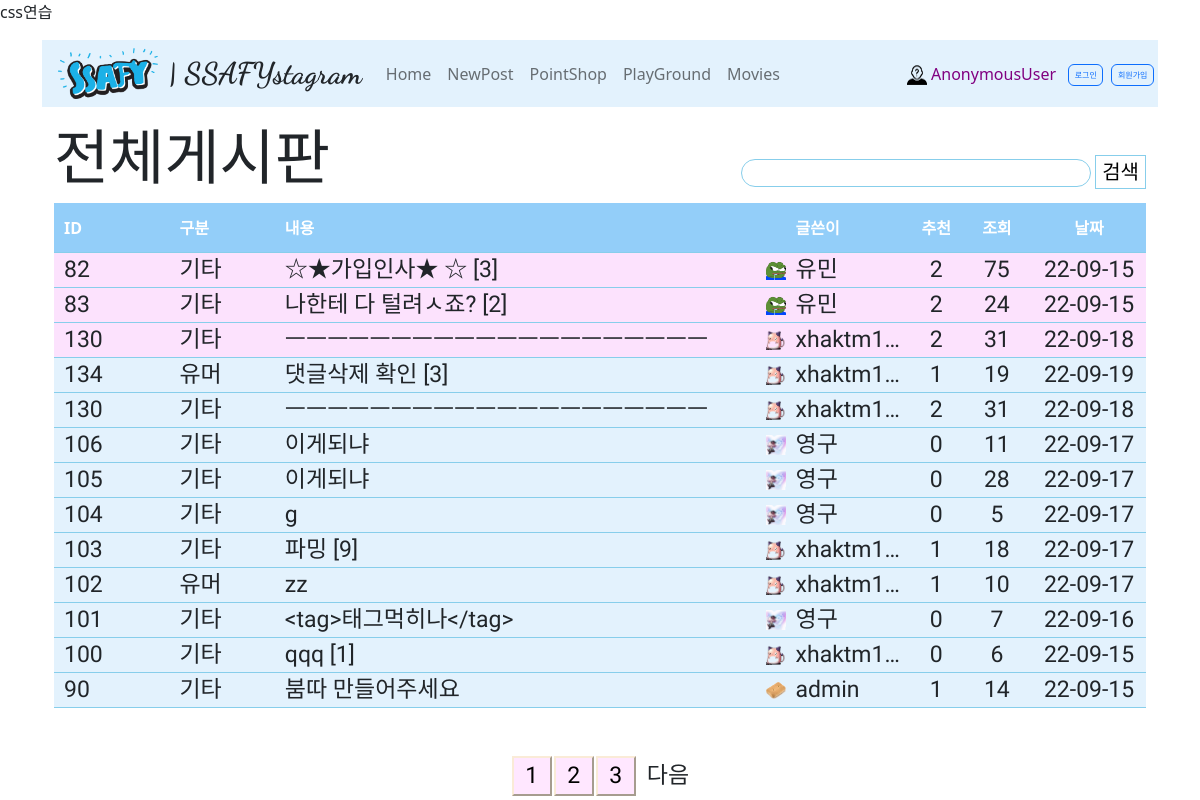
The page /articles/ on the database as committed earlier.
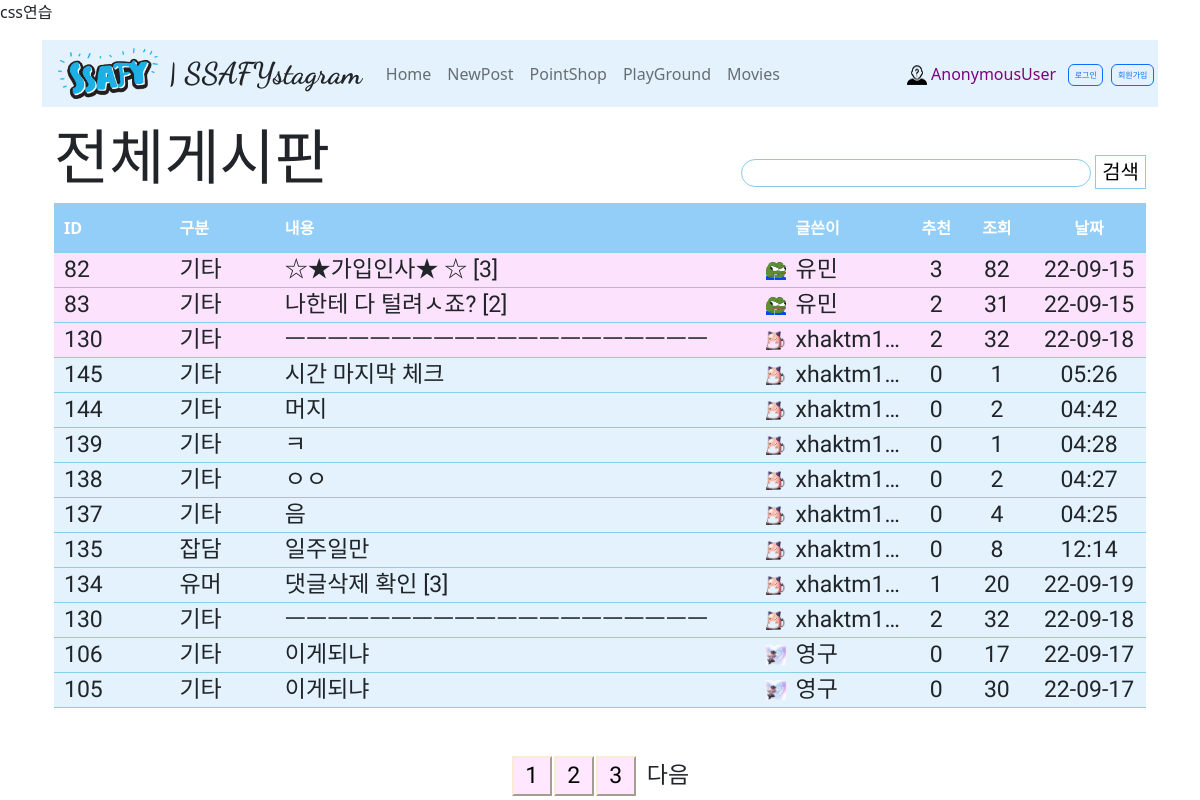
The same page on the database as committed later.
### articles/models.py (models this page shows, shortened)
class Article(models.Model):
    header_choices = (
	('기타', '기타'),
    ('잡담', '잡담'),
    ('유머', '유머'),
    ('게임', '게임'),
    ('일상', '일상'),
    )
    header = models.CharField(max_length=2, choices=header_choices, default='기타')
    username = models.CharField(default='익명',max_length=50)
    title = models.CharField(max_length=30)
    content = models.TextField()
    count = models.IntegerField(default=0)
    up_count = models.IntegerField(default=0)
    comment_count = models.IntegerField(default=0)
    created_at = models.DateTimeField(auto_now_add=True)
    updated_at = models.DateTimeField(auto_now=True)
    def 욕필터(self,str):
        return str.replace("씨팔","**")

class Profile(models.Model):
    username = models.CharField(max_length=50)
    icon_id = models.IntegerField(default=0)
    icon_url = models.TextField(default='icon/gunbbang.png')

### articles/views.py (the view)
# urls.py: path('', views.index, name='index'),
def index(request):
    global interval
    page = int(request.GET.get('page', 1))                      # 요청 페이지를 받아올때 인트값으로, 디폴트 1
    page_size = 10                                              # 보여줄 페이지의 개수
    page_end = page * page_size                                 # 아래에서 게시글을 페이지개수만큼 자를 변수
    page_start = page_end - page_size
    paginations = (len(Article.objects.all()) // page_size) +1  # 모든 게시글개수를 페이지 사이즈만큼 나누고 +1 만큼 페이지네이션 생성
    paginations_size = 3                                        # 페이지네이션 사이즈 (html에도 값 바꿔주어야함)
    if page <= paginations_size:                                # 페이지네이션 사이즈 처리 구간 첫 1,2,3 구간일때
        interval = 1
    if page != 1 and page % paginations_size == 1:              # 페이지가 1이아니고 페이지네이션 사이즈로 나눈 나머지 1일때 (즉 현재설정으론 4페이지)
        interval = page                                         # 글로벌 interval을 page값으로 할당 (아래에 range범위 바꿔서 다시 렌더링 해야함)
    articles = Article.objects.all()[::-1]
    articles = articles[page_start:page_end]                    # 현재 페이지 사이즈 10개만큼 잘라서 렌더링해야함
    time_now = int(time.time())                                 # 타임스탬프로 현재시간 받아오기
    for article in articles:
        article.title = article.욕필터(article.title)
        article_time = int(time.mktime(article.created_at.timetuple()))     # 게시글 작성시간을 타임스탬프화
        article.time_slice = time_now - article_time - 32400                # 중요!! 현재시간에서 작성시간 빼고 32400(시차)만큼 더빼준값을 만듬 (이 값으로 index페이지에서 사용)
        if article.comment_count == 0:
            article.comment_count = ''          # 코멘트 0 이면 빈칸
        else:
             article.comment_count = f' [{ article.comment_count }]'
    article_popular = Article.objects.all().order_by('-up_count')[:3]
    for popular in article_popular:
        popular.title = popular.욕필터(popular.title)
        popular_time = int(time.mktime(popular.created_at.timetuple()))
        popular.time_slice = time_now - popular_time - 32400
        if popular.comment_count == 0:
            popular.comment_count = ''
        else:
             popular.comment_count = f' [{ popular.comment_count}]'
    usernames = list(map(lambda x:x.username, articles))
    usernames2 = list(map(lambda x:x.username, article_popular))
    profiles = Profile.objects.filter(username__in=usernames)
    profiles2 = Profile.objects.filter(username__in=usernames2)
    for article in articles:
        for profile in profiles:
            if profile.username == article.username :
                article.profile = profile.icon_url
    for article in article_popular:
        for pro in profiles2:
            if pro.username == article.username :
                article.profile = pro.icon_url
    context ={
        'articles': articles,
        'article_popular': article_popular,
        'range': range(interval, paginations + 1),                      # 여기 range를 전달함으로써 구간만큼 페이지네이션 버튼 생성
        'interval': interval,
        'interval_2': interval + paginations_size,
        'paginations_size': paginations_size,
    }
    return render(request, 'articles/index.html', context)

### articles/context_processors.py (called while the page is built)
def profile_processor(request):
    first_profile = Profile()
    first_profile.icon_url = 'icon/anonymous.png'
    is_anonymoususer = str(request.user) == 'AnonymousUser'
    if is_anonymoususer == False:
        [first_profile] = Profile.objects.filter(username=request.user.username) # 일치하는 이름으로 필터로 거름 (get은 없으면 오류)
    return {
        'profile': first_profile,
    }

### articles/templates/articles/index.html (shortened to what this page needs)
{% extends 'base.html' %}
{% load static %}
{% block content %}
  <div class="header-search">
    <h1>전체게시판</h1>
    <form action="{% url 'articles:search' %}">
      <input class="searchinput" type="search" name="q">
      <input class="searchbox" type="submit" value="검색">
    </form>
  </div>
  <section>
    <div class="oneline-head">
      <cell>
        ID
      </cell>
      <cell>
        구분
      </cell>
      <div class="divtitle">
        내용
      </div>
      <cell style="margin-left: 20px;">
        글쓴이
      </cell>
      <cell2>
        추천
      </cell2>
      <cell2>
        조회
      </cell2>
      <datecell>
        날짜
      </datecell>
    </div>
    {% for popular in article_popular %}
      <div class="oneline-popluar">
        <cell>
          {{ popular.pk }}
        </cell>
        <cell>
          {{ popular.header }}
        </cell>
        <div class="divtitle">
          <a href="{% url 'articles:detail' popular.pk %}">
            {{ popular.title }}
            {{ popular.comment_count }}
          </div>
        <img style="width: 20px; height: 20px;" src="{% static popular.profile %}" alt="icon"/>
        <cell>
          {{ popular.username }}</cell>
        <cell2>
          {{ popular.up_count }}</cell2>
        <cell2>
          {{ popular.count }}</cell2>
        {% if popular.time_slice <= 86400 %}
          <datecell>
            {{ popular.created_at|date:"h:i" }}
          </datecell>
        {% else %}
          <datecell>
            {{ popular.created_at|date:"y-m-d" }}
          </datecell>
        {% endif %}
      </div>
    {% endfor %}
    {% for article in articles %}
      <div class="oneline">
        <cell>
          {{ article.pk }}
        </cell>
        <cell>
          {{ article.header }}
        </cell>
        <div class="divtitle">
          <a href="{% url 'articles:detail' article.pk %}">
            {{ article.title }}
            {{ article.comment_count }}
          </div>
        <img style="width: 20px; height: 20px;" src="{% static article.profile %}" alt="icon"/>
        <cell>
          {{ article.username }}</cell>
        <cell2>
          {{ article.up_count }}</cell2>
        <cell2>
          {{ article.count }}</cell2>
        {% if article.time_slice <= 86400 %}
          <datecell>
            {{ article.created_at|date:"h:i" }}
          </datecell>
        {% else %}
          <datecell>
            {{ article.created_at|date:"y-m-d" }}
          </datecell>
        {% endif %}
      </div>
    {% endfor %}
    <footer class="oneline-page">
      {% for pag in range %}
        {% if pag < interval_2 %}
          <form href="{% url 'articles:index' %}">
            <input class="pagebox" type="submit" name="page" value="{{ pag }}">
          </form>
        {% elif pag == interval_2 %}
          <a style="margin-left: 10px;" href="?page={{ interval|add:paginations_size }}">다음</a>
        {% endif %}
      {% endfor %}
    </footer>
  </section>
{% endblock content %}

Rows that differ between the two databases and show on the page:
no longer on this page (row edited): Article: pk "104", header "기타", title "g", icon_url (picture), username "영구", up_count "0", count "5", created_at "22-09-17"
no longer on this page (row unchanged): Article: pk "103", header "기타", title "파밍", comment_count "[9]", icon_url (picture), username "xhaktm1…", up_count "1", count "18", created_at "22-09-17"
no longer on this page (row edited): Article: pk "102", header "유머", title "zz", icon_url (picture), username "xhaktm1…", up_count "1", count "10", created_at "22-09-17"
no longer on this page (row unchanged): Article: pk "101", header "기타", title "<tag>태그먹히나</tag>", icon_url (picture), username "영구", up_count "0", count "7", created_at "22-09-16"
no longer on this page (row unchanged): Article: pk "100", header "기타", title "qqq", comment_count "[1]", icon_url (picture), username "xhaktm1…", up_count "0", count "6", created_at "22-09-15"
no longer on this page (row unchanged): Article: pk "90", header "기타", title "붐따 만들어주세요", icon_url (picture), username "admin", up_count "1", count "14", created_at "22-09-15"
changed Article "☆★가입인사★ ☆": up_count "2" → "3"; count "75" → "82"
changed Article "나한테 다 털려ㅅ죠?": count "24" → "31"
changed Article "ㅡㅡㅡㅡㅡㅡㅡㅡㅡㅡㅡㅡㅡㅡㅡㅡㅡㅡㅡㅡ": count "31" → "32"
added Article: pk "145", header "기타", title "시간 마지막 체크", icon_url (picture), username "xhaktm1…", up_count "0", count "1", created_at "05:26"
added Article: pk "144", header "기타", title "머지", icon_url (picture), username "xhaktm1…", up_count "0", count "2", created_at "04:42"
added Article: pk "139", header "기타", title "ㅋ", icon_url (picture), username "xhaktm1…", up_count "0", count "1", created_at "04:28"
added Article: pk "138", header "기타", title "ㅇㅇ", icon_url (picture), username "xhaktm1…", up_count "0", count "2", created_at "04:27"
added Article: pk "137", header "기타", title "음", icon_url (picture), username "xhaktm1…", up_count "0", count "4", created_at "04:25"
added Article: pk "135", header "잡담", title "일주일만", icon_url (picture), username "xhaktm1…", up_count "0", count "8", created_at "12:14"
changed Article "유머": count "19" → "20"
changed Article id 106: count "11" → "17"
changed Article id 105: count "28" → "30"
